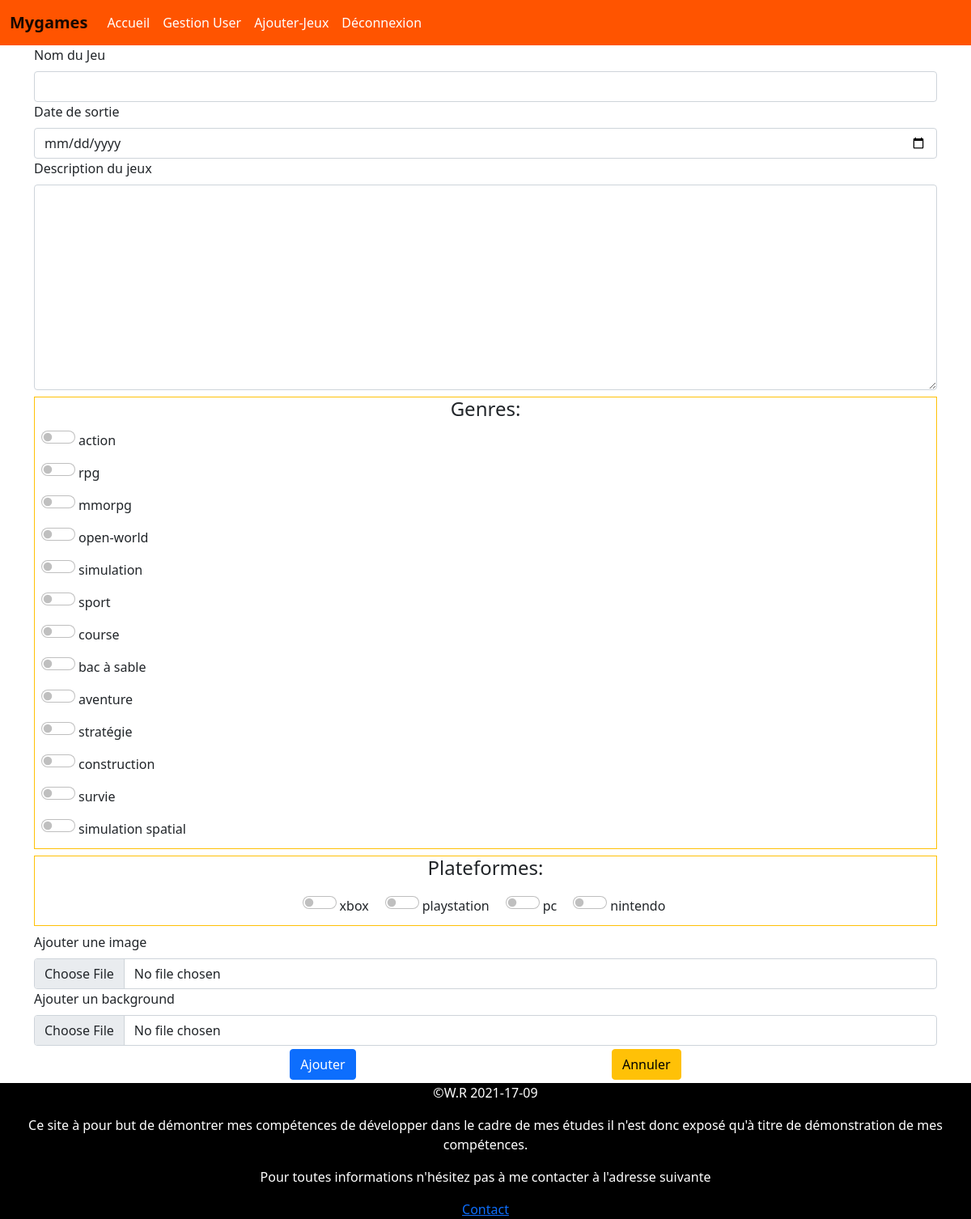
Screenshot of /admin/addGame.php (signed in) with the database file from the repository.
### tables this page shows
CREATE TABLE IF NOT EXISTS `genre` (
  `PK_genre` int(11) NOT NULL AUTO_INCREMENT,
  `name_genre` varchar(150) DEFAULT NULL,
  PRIMARY KEY (`PK_genre`)
);

CREATE TABLE IF NOT EXISTS `consoles` (
  `PK_consoles` int(11) NOT NULL AUTO_INCREMENT,
  `names_consoles` varchar(150) DEFAULT NULL,
  PRIMARY KEY (`PK_consoles`)
);

### admin/addGame.php (the view, shortened to what this page needs)
<?php
require "../connection.php";
$sqlViewGenre = ("SELECT * from genre");
$reqViewGenre = $bd -> query($sqlViewGenre);
$sqlViewConsoles = ("SELECT * from consoles");
$reqViewConsoles = $bd -> query($sqlViewConsoles);
include "includes/header.php";
?>
<main class="container h-auto">
    <div class="row h-auto">
        <form action="traitementAddGame.php" method="post" enctype="multipart/form-data">
        <label class="form-label" for=id="name_game">Nom du Jeu</label>
        <input class="form-control" name="name_game" type="text" id="name_game">
        <label class="form-label" for=id="date_game">Date de sortie</label>
        <input class="form-control" name="date_game" type="date" id="date_game">
        <label class="form-label" for=id="">Description du jeux</label>
        <textarea class="form-control" name="description_game" id="description_game" cols="30" rows="10"></textarea>
        <div class="col-auto h-auto mt-2 mb-2 border border-warning">
            <h4 class="text-center">Genres:</h4>
            <div class="col-12 h-auto">
        <?php
        while($donGenres = $reqViewGenre -> fetch()){
            echo '<div class=" form-check form-switch m-2">';
            echo '<input  class=" form-check-input form-switch" type="checkbox" name="genres[]" value="'.$donGenres['PK_genre'].'">';
            echo '<label class="p-1 form-check-label">'.$donGenres['name_genre'].'</label>';
            echo '</div>';
        }
        ?>
        </div>
        </div>
        <div class="col-auto h-auto mt-2 mb-2 border border-warning">
            <h4 class="text-center">Plateformes:</h4>
            <div class="col-12 h-auto d-flex flex-wrap justify-content-center">
        <?php
        while($donConsoles = $reqViewConsoles -> fetch()){
            echo '<div class="form-check form-switch m-2">';
            echo '<input  class="form-check-input form-switch" type="checkbox" name="consoles[]" value="'.$donConsoles['PK_consoles'].'" >';
            echo '<label class="p-1 form-check-label">'.$donConsoles['names_consoles'].'</label>';
            echo '</div>';
        }
        ?>
        </div>
        </div>
        <label class="form-label" for="img_game">Ajouter une image</label>
        <input type="file" name="img_game" id="img_name" class="form-control">
        <label class="form-label" for="bg_game">Ajouter un background</label>
        <input type="file" name="bg_game" id="bg_name" class="form-control">
        <div class="col-12 d-flex justify-content-evenly mt-1 mb-1">
            <button type="submit" class="btn btn-primary">Ajouter</button>
            <a href="dashBoard.php" class="btn btn-warning">Annuler</a>
        </div>
        </form>
    </div>
</main>
    <?php include "includes/footer.php";

### rows the page displays
genre: name_genre "action"
genre: name_genre "rpg"
genre: name_genre "mmorpg"
genre: name_genre "open-world"
genre: name_genre "simulation"
genre: name_genre "sport"
genre: name_genre "course"
genre: name_genre "bac à sable"
genre: name_genre "aventure"
genre: name_genre "stratégie"
genre: name_genre "construction"
genre: name_genre "survie"
genre: name_genre "simulation spatial"
consoles: names_consoles "xbox"
consoles: names_consoles "playstation"
consoles: names_consoles "pc"
consoles: names_consoles "nintendo"
